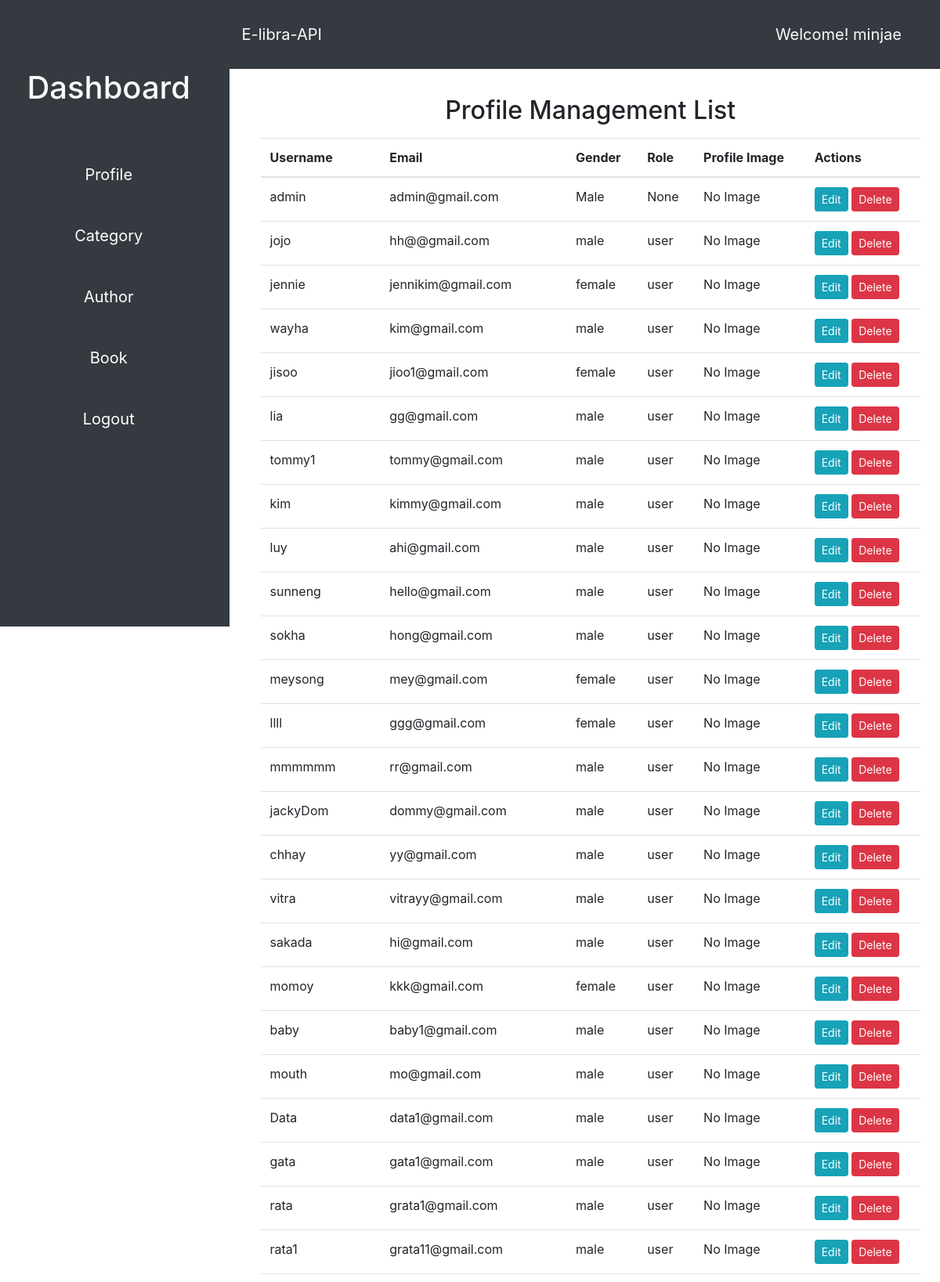
The app's page /profile (signed in, upper part) with its own data.
### app/models/__init__.py (models this page shows)
class User(db.Model, UserMixin):
    id = db.Column(db.Integer, primary_key=True)
    username = db.Column(db.String(50), unique=True, nullable=False)
    email = db.Column(db.String(120), nullable=False)
    password_hash = db.Column(db.String, nullable=False)
    gender = db.Column(db.String(10))
    role = db.Column(db.String)
    profile = db.relationship('Profile', back_populates='user')
    user_payments = db.relationship('Payment', back_populates='user')

### app/views/main.py (the view, shortened to what this page needs)
@main.route('/profile', methods=['GET', 'POST'])
@login_required
def profile():
    username = current_user.username
    form = ProfileForm()
    profiles = User.query.all()
    return render_template('profile.html', form=form, profiles=profiles, username=username)

### app/views/auth/auth.py (called while the page is built)
@login_manager.user_loader
def load_user(username):
    return User.query.get(username)

### app/templates/profile.html (shortened to what this page needs)
{% extends "base.html" %} {% block title %}Profile{% endblock %} {% block content %}
<div class="container">
  <h2 class="text-center mt-4 mb-3">Profile Management List</h2>
  <div class="row">
    <div class="col-md-12">
      <table class="table">
        <thead>
          <tr>
            <th>Username</th>
            <th>Email</th>
            <th>Gender</th>
            <th>Role</th>
            <th>Profile Image</th>
            <th>Actions</th>
          </tr>
        </thead>
        <tbody>
          {% for profile in profiles %}
          <tr>
            <td>{{ profile.username }}</td>
            <td>{{ profile.email }}</td>
            <td>{{ profile.gender }}</td>
            <td>{{ profile.role }}</td>
            <td>
              {% if profile.profile_image %}
              <img src="{{ profile.profile_image }}" alt="Profile Image" class="img-thumbnail" width="100" />
              {% else %} No Image {% endif %}
            </td>
            <td>
              <button
                type="button"
                class="btn btn-sm btn-info edit-profile"
                data-toggle="modal"
                data-target="#editProfileModal"
                data-id="{{ profile.id }}"
                data-username="{{ profile.username }}"
                data-email="{{ profile.email }}"
                data-gender="{{ profile.gender }}"
                data-role="{{ profile.role }}"
              >
                Edit
              </button>
              <form
                method="post"
                action="{{ url_for('main.delete_profile', id=profile.id) }}"
                style="display: inline"
              >
                <button type="submit" class="btn btn-sm btn-danger">Delete</button>
              </form>
            </td>
          </tr>
          {% endfor %}
        </tbody>
      </table>
    </div>
  </div>
</div>
</div>
{% endblock %}

### app/templates/base.html (shortened to what this page needs)
<!DOCTYPE html>
<html lang="en">
  <head>
    <link href="https://stackpath.bootstrapcdn.com/bootstrap/4.3.1/css/bootstrap.min.css" rel="stylesheet" />
    <link rel="stylesheet" href="{{ url_for('static', filename='style.css') }}" />
  </head>
  <body>
    <div class="container-fluid">
      <div class="row">
        <aside class="col-md-3 col-lg-3 sidebar bg-dark">
          <div class="sidebar-sticky">
            <ul class="nav flex-column">
              {% if current_user.is_authenticated %}
              <h1 class="text-light my-5 text-center">Dashboard</h1>
              <li class="nav-item my-3 text-center">
                <a href="{{ url_for('main.profile') }}" class="nav-link">Profile</a>
              </li>
              <li class="nav-item my-3 text-center">
                <a href="{{ url_for('main.category') }}" class="nav-link">Category</a>
              </li>
              <li class="nav-item my-3 text-center">
                <a href="{{ url_for('main.author') }}" class="nav-link">Author</a>
              </li>
              <li class="nav-item my-3 text-center">
                <a href="{{ url_for('main.book') }}" class="nav-link">Book</a>
              </li>
              <li class="nav-item my-3 text-center">
                <a href="{{ url_for('auth.logout') }}" class="nav-link">Logout</a>
              </li>
              {% endif %}
            </ul>
          </div>
        </aside>
        <div class="w-auto col-lg-9 col-md-9">
          <section class="hero">
            <div class="hero-head">
              <nav class="navbar navbar-expand-lg d-flex navbar-light py-4 bg-dark justify-content-between">
                <a href="{{ url_for('main.index') }}" class="navbar-brand text-light text-center"
                  >E-libra-API</a
                >
                <span class="d-flex navbar-brand text-light text-center mr-5">Welcome! {{username}}</span>
              </nav>
            </div>
            <div class="hero-body">
              <div class="container has-text-centered">{% block content %}{% endblock %}</div>
            </div>
        </div>
      </div>
  </body>
</html>

### app/static/style.css (style rules this page uses)
.hero-body { padding: 10px; width: 100%; height: 90vh; background-color: #ffffff; }
.sidebar { width: 20%; }
.navbar { width: auto; margin-bottom: 5px; }
.nav-item { width: 100%; align-items: center; }
.row { height: 100vh; }
.sidebar-sticky { margin-top: 20px; font-size: 20px; }
.col-lg-9 { padding: 0; }
.container-fluid { height: 100vh; width: 100%; }
.hero { display: flex; flex-direction: column; justify-content: center; align-items: center; height: 100%; width: auto; }
.hero-head { width: 100%; }
.hero-body { flex-grow: 1; }

### app/templates/base.html (style rules this page uses)
html, body { height: 100%; }
.container-fluid { height: 100%; padding-right: 0; padding-left: 0; }
.sidebar { height: 100%; background-color: #343a40; padding: 20px; }
.sidebar-sticky { position: sticky; top: 0; padding-bottom: 20px; }
.nav-link { color: #fff; }
.navbar { margin-bottom: 0; }

### records on screen
User: username "minjae"
User: username "admin", email "admin@gmail.com", gender "Male", role "None", shows "No Image"
User: username "jojo", email "hh@@gmail.com", gender "male", role "user", shows "No Image"
User: username "jennie", email "jennikim@gmail.com", gender "female", role "user", shows "No Image"
User: username "wayha", email "kim@gmail.com", gender "male", role "user", shows "No Image"
User: username "jisoo", email "jioo1@gmail.com", gender "female", role "user", shows "No Image"
User: username "lia", email "gg@gmail.com", gender "male", role "user", shows "No Image"
User: username "tommy1", email "tommy@gmail.com", gender "male", role "user", shows "No Image"
User: username "kim", email "kimmy@gmail.com", gender "male", role "user", shows "No Image"
User: username "luy", email "ahi@gmail.com", gender "male", role "user", shows "No Image"
User: username "sunneng", email "hello@gmail.com", gender "male", role "user", shows "No Image"
User: username "sokha", email "hong@gmail.com", gender "male", role "user", shows "No Image"
User: username "meysong", email "mey@gmail.com", gender "female", role "user", shows "No Image"
User: username "llll", email "ggg@gmail.com", gender "female", role "user", shows "No Image"
User: username "mmmmmm", email "rr@gmail.com", gender "male", role "user", shows "No Image"
User: username "jackyDom", email "dommy@gmail.com", gender "male", role "user", shows "No Image"
User: username "chhay", email "yy@gmail.com", gender "male", role "user", shows "No Image"
User: username "vitra", email "vitrayy@gmail.com", gender "male", role "user", shows "No Image"
User: username "sakada", email "hi@gmail.com", gender "male", role "user", shows "No Image"
User: username "momoy", email "kkk@gmail.com", gender "female", role "user", shows "No Image"
User: username "baby", email "baby1@gmail.com", gender "male", role "user", shows "No Image"
User: username "mouth", email "mo@gmail.com", gender "male", role "user", shows "No Image"
User: username "Data", email "data1@gmail.com", gender "male", role "user", shows "No Image"
User: username "gata", email "gata1@gmail.com", gender "male", role "user", shows "No Image"
User: username "rata", email "grata1@gmail.com", gender "male", role "user", shows "No Image"
User: username "rata1", email "grata11@gmail.com", gender "male", role "user", shows "No Image"
